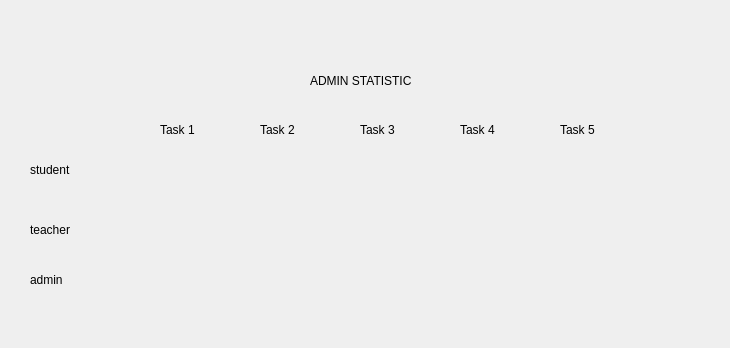
<?xml version="1.0" encoding="UTF-8"?>
<ui version="4.0">
 <class>Form</class>
 <widget class="QWidget" name="Form">
  <property name="geometry">
   <rect>
    <x>0</x>
    <y>0</y>
    <width>730</width>
    <height>348</height>
   </rect>
  </property>
  <property name="windowTitle">
   <string>Form</string>
  </property>
  <widget class="QLabel" name="label_name">
   <property name="geometry">
    <rect>
     <x>310</x>
     <y>60</y>
     <width>191</width>
     <height>41</height>
    </rect>
   </property>
   <property name="text">
    <string>ADMIN STATISTIC</string>
   </property>
  </widget>
  <widget class="QLabel" name="task_1">
   <property name="geometry">
    <rect>
     <x>160</x>
     <y>120</y>
     <width>63</width>
     <height>20</height>
    </rect>
   </property>
   <property name="text">
    <string>Task 1</string>
   </property>
  </widget>
  <widget class="QLabel" name="task_2">
   <property name="geometry">
    <rect>
     <x>260</x>
     <y>120</y>
     <width>63</width>
     <height>20</height>
    </rect>
   </property>
   <property name="text">
    <string>Task 2</string>
   </property>
  </widget>
  <widget class="QLabel" name="task_3">
   <property name="geometry">
    <rect>
     <x>360</x>
     <y>120</y>
     <width>63</width>
     <height>20</height>
    </rect>
   </property>
   <property name="text">
    <string>Task 3</string>
   </property>
  </widget>
  <widget class="QLabel" name="task_4">
   <property name="geometry">
    <rect>
     <x>460</x>
     <y>120</y>
     <width>63</width>
     <height>20</height>
    </rect>
   </property>
   <property name="text">
    <string>Task 4</string>
   </property>
  </widget>
  <widget class="QLabel" name="task_5">
   <property name="geometry">
    <rect>
     <x>560</x>
     <y>120</y>
     <width>63</width>
     <height>20</height>
    </rect>
   </property>
   <property name="text">
    <string>Task 5</string>
   </property>
  </widget>
  <widget class="QWidget" name="verticalLayoutWidget">
   <property name="geometry">
    <rect>
     <x>140</x>
     <y>150</y>
     <width>71</width>
     <height>41</height>
    </rect>
   </property>
   <layout class="QVBoxLayout" name="result_1"/>
  </widget>
  <widget class="QWidget" name="verticalLayoutWidget_2">
   <property name="geometry">
    <rect>
     <x>140</x>
     <y>210</y>
     <width>71</width>
     <height>41</height>
    </rect>
   </property>
   <layout class="QVBoxLayout" name="result_6"/>
  </widget>
  <widget class="QLabel" name="login_student">
   <property name="geometry">
    <rect>
     <x>30</x>
     <y>160</y>
     <width>63</width>
     <height>20</height>
    </rect>
   </property>
   <property name="text">
    <string>student</string>
   </property>
  </widget>
  <widget class="QLabel" name="login_teacher">
   <property name="geometry">
    <rect>
     <x>30</x>
     <y>220</y>
     <width>63</width>
     <height>20</height>
    </rect>
   </property>
   <property name="text">
    <string>teacher</string>
   </property>
  </widget>
  <widget class="QWidget" name="verticalLayoutWidget_3">
   <property name="geometry">
    <rect>
     <x>240</x>
     <y>150</y>
     <width>71</width>
     <height>41</height>
    </rect>
   </property>
   <layout class="QVBoxLayout" name="result_2"/>
  </widget>
  <widget class="QWidget" name="verticalLayoutWidget_4">
   <property name="geometry">
    <rect>
     <x>240</x>
     <y>210</y>
     <width>71</width>
     <height>41</height>
    </rect>
   </property>
   <layout class="QVBoxLayout" name="result_7"/>
  </widget>
  <widget class="QWidget" name="verticalLayoutWidget_5">
   <property name="geometry">
    <rect>
     <x>550</x>
     <y>210</y>
     <width>71</width>
     <height>41</height>
    </rect>
   </property>
   <layout class="QVBoxLayout" name="result_10"/>
  </widget>
  <widget class="QWidget" name="verticalLayoutWidget_6">
   <property name="geometry">
    <rect>
     <x>450</x>
     <y>210</y>
     <width>71</width>
     <height>41</height>
    </rect>
   </property>
   <layout class="QVBoxLayout" name="result_9"/>
  </widget>
  <widget class="QWidget" name="verticalLayoutWidget_7">
   <property name="geometry">
    <rect>
     <x>350</x>
     <y>210</y>
     <width>71</width>
     <height>41</height>
    </rect>
   </property>
   <layout class="QVBoxLayout" name="result_8"/>
  </widget>
  <widget class="QWidget" name="verticalLayoutWidget_8">
   <property name="geometry">
    <rect>
     <x>450</x>
     <y>150</y>
     <width>71</width>
     <height>41</height>
    </rect>
   </property>
   <layout class="QVBoxLayout" name="result_4"/>
  </widget>
  <widget class="QWidget" name="verticalLayoutWidget_9">
   <property name="geometry">
    <rect>
     <x>350</x>
     <y>150</y>
     <width>71</width>
     <height>41</height>
    </rect>
   </property>
   <layout class="QVBoxLayout" name="result_3"/>
  </widget>
  <widget class="QWidget" name="verticalLayoutWidget_10">
   <property name="geometry">
    <rect>
     <x>550</x>
     <y>150</y>
     <width>71</width>
     <height>41</height>
    </rect>
   </property>
   <layout class="QVBoxLayout" name="result_5"/>
  </widget>
  <widget class="QLabel" name="login_admin">
   <property name="geometry">
    <rect>
     <x>30</x>
     <y>270</y>
     <width>63</width>
     <height>20</height>
    </rect>
   </property>
   <property name="text">
    <string>admin</string>
   </property>
  </widget>
  <widget class="QWidget" name="verticalLayoutWidget_11">
   <property name="geometry">
    <rect>
     <x>240</x>
     <y>270</y>
     <width>71</width>
     <height>41</height>
    </rect>
   </property>
   <layout class="QVBoxLayout" name="result_12"/>
  </widget>
  <widget class="QWidget" name="verticalLayoutWidget_12">
   <property name="geometry">
    <rect>
     <x>350</x>
     <y>270</y>
     <width>71</width>
     <height>41</height>
    </rect>
   </property>
   <layout class="QVBoxLayout" name="result_13"/>
  </widget>
  <widget class="QWidget" name="verticalLayoutWidget_13">
   <property name="geometry">
    <rect>
     <x>450</x>
     <y>270</y>
     <width>71</width>
     <height>41</height>
    </rect>
   </property>
   <layout class="QVBoxLayout" name="result_14"/>
  </widget>
  <widget class="QWidget" name="verticalLayoutWidget_14">
   <property name="geometry">
    <rect>
     <x>550</x>
     <y>270</y>
     <width>71</width>
     <height>41</height>
    </rect>
   </property>
   <layout class="QVBoxLayout" name="result_15"/>
  </widget>
  <widget class="QWidget" name="verticalLayoutWidget_15">
   <property name="geometry">
    <rect>
     <x>140</x>
     <y>270</y>
     <width>71</width>
     <height>41</height>
    </rect>
   </property>
   <layout class="QVBoxLayout" name="result_11"/>
  </widget>
 </widget>
 <resources/>
 <connections/>
</ui>
